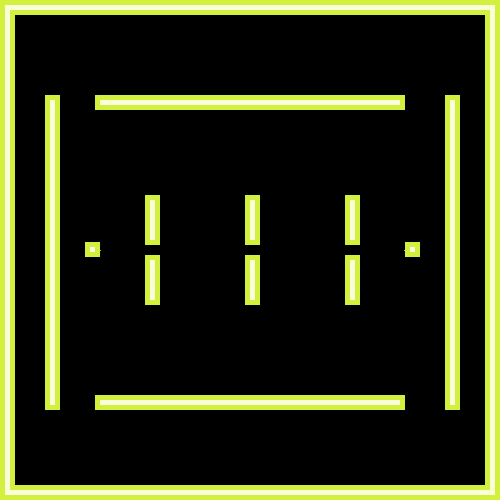
Frame 1 (no input)
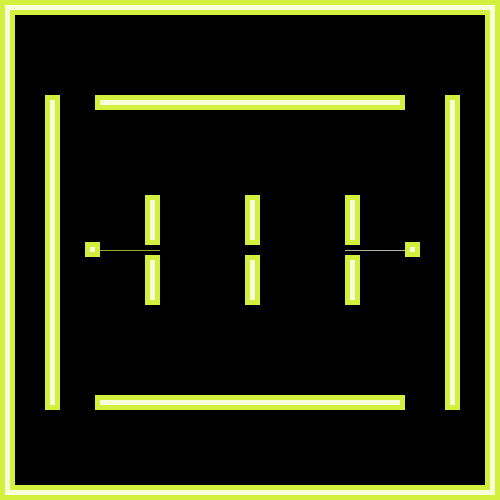
Frame 60 (the mouse pressed at the canvas centre just before this capture)
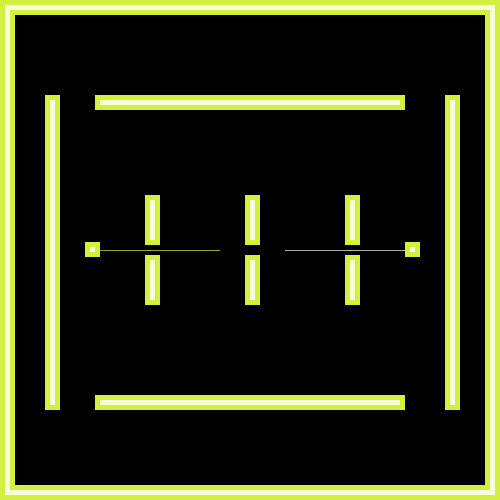
Frame 120 (the mouse held since frame 60 and released just before this capture)

The Processing sketch that drew these frames (run headless with seeded random() and noise(); from frame 60 on, the mouse is pressed at the canvas centre):

// Processing sketch: processing_77828
// ── processing_77828.pde

//Mira A | TRON | CP1 | Mods 16/17

//Variables for player.
int x;
int y;
int direction = RIGHT;
//Variables for computer player.
int compx;
int compy;
int cdirection = LEFT;
int rand;
//Variable tracking whether the game is over or not.
boolean lose;

void setup()
{
  //Starting location of player.
  x = 100;
  y = 250;
  //Starting location of computer player.
  compx = 404;
  compy = 250;
  //The game is not over yet.
  lose = false;
  //Self explanatory.
  size(500, 500);
  background(0);
  noStroke();
  //Lighter green border.
  fill(249, 255, 216);
  rect(5, 5, 5, 490);
  rect(490, 5, 5, 490);
  rect(5, 5, 490, 5);
  rect(5, 490, 490, 5);
  //Lighter green obstacles.
  rect(150, 200, 5, 100);
  rect(250, 200, 5, 100);
  rect(350, 200, 5, 100);
  rect(100, 100, 300, 5);
  rect(100, 400, 300, 5);
  rect(50, 100, 5, 305);
  rect(450, 100, 5, 305);
  //Darker green border.
  fill(212, 240, 63);
  rect(0, 0, 5, 500);
  rect(495, 0, 5, 500);
  rect(0, 495, 500, 5);
  rect(0, 0, 500, 5);
  rect(10, 10, 5, 480);
  rect(485, 10, 5, 480);
  rect(10, 485, 480, 5);
  rect(10, 10, 480, 5);
  //Darker green obstacles.
  rect(145, 195, 5, 110);
  rect(155, 195, 5, 110);
  rect(145, 195, 15, 5);
  rect(145, 300, 15, 5);
  rect(245, 195, 5, 110);
  rect(255, 195, 5, 110);
  rect(245, 195, 15, 5);
  rect(245, 300, 15, 5);
  rect(345, 195, 5, 110);
  rect(355, 195, 5, 110);
  rect(345, 195, 15, 5);
  rect(345, 300, 15, 5);
  rect(95, 95, 310, 5);
  rect(95, 105, 310, 5);
  rect(95, 95, 5, 15);
  rect(400, 95, 5, 15);
  rect(95, 395, 310, 5);
  rect(95, 405, 310, 5);
  rect(95, 395, 5, 15);
  rect(400, 395, 5, 15);
  rect(45, 95, 5, 310);
  rect(55, 95, 5, 310);
  rect(45, 95, 15, 5);
  rect(45, 405, 15, 5);
  rect(445, 95, 5, 310);
  rect(455, 95, 5, 310);
  rect(445, 95, 15, 5);
  rect(445, 405, 15, 5);
  rect(85, 242, 15, 15);
  rect(405, 242, 15, 15);
  //misc
  fill(0);
  rect(100, 245, 100, 10);
  rect(300, 245, 100, 10);
  rect(200, 245, 100, 10);
  fill(212, 240, 63);
  rect(145, 240, 15, 5);
  rect(345, 240, 15, 5);
  rect(245, 240, 15, 5);
  rect(145, 255, 15, 5);
  rect(245, 255, 15, 5);
  rect(345, 255, 15, 5);
  fill(249, 255, 216);
  rect(90, 247, 5, 5);
  rect(410, 247, 5, 5);
  //Self explanatory.
  frameRate(100);
}

void draw()
{
  if (lose == true)
  {
    //Reset canvas if the game is over and mouse is pressed.
    if (mousePressed == true && mouseButton == LEFT)
    {
      setup();
      //Returns player direction to right.
      if (keyCode == LEFT)
      {
        keyCode = RIGHT;
      }
      else if (keyCode == UP)
      {
        keyCode = RIGHT;
      }
      else if (keyCode == DOWN)
      {
        keyCode = RIGHT;
      }
      //Returns computer direction to left.
      cdirection = LEFT;
    }
  }
  else
  {
    //If game is not over, computer and player can move.
    keyPressed();
    human();
    computer();
  }
}

void human()
{
  //If player loses, message is displayed and game can be reset.
  if ((get(x, y) != color(0, 0, 0)) && lose == false)
  {
    fill(106, 136, 85);
    textAlign(CENTER);
    textSize(20);
    text("YOU LOSE. \n HOW DISAPPOINTING.", 250, 250);
    lose = true;
  }
  //If both players have not lost, player may continue moving.
  else
  {
    //Light trail.
    stroke(212, 240, 63);
    point(x, y);
    //Direction of movement.
    if (direction == RIGHT)
    {
      x = x + 1;
    }
    else if (direction == LEFT)
    {
      x = x - 1;
    }
    else if (direction == DOWN)
    {
      y = y + 1;
    }
    else if (direction == UP)
    {
      y = y - 1;
    }
  }
}

void computer()
{
  //If computer player loses, message is displayed and game can
  //be reset.
  if ((get(compx, compy) != color(0, 0, 0)) && lose == false)
  {
    fill(106, 136, 85);
    textAlign(CENTER);
    textSize(20);
    text("YOU WIN. \n CONGRATULATIONS.", 250, 250);
    lose = true;
  }
  //If both players have not lost, computer player may continue 
  //moving.
  else
  {
    //Light trail.
    stroke(249, 255, 216);
    point(compx, compy);
    //Direction of movement.
    if (cdirection == LEFT)
    {
      compx = compx - 1;
      //Change direction (up or down) randomly if in danger of
      //collision. If area is blocked, move in the opposite
      //direction.
      if ((get(compx - 1, compy)) != color(0, 0, 0))
      {
        if (get(compx, compy - 1) != color(0, 0, 0))
        {
          cdirection = DOWN;
        }
        else if (get(compx, compy + 1) != color(0, 0, 0))
        {
          cdirection = UP;
        }
        else 
        {
          rand = int(random(2));
          if (rand == 0)
          {
            cdirection = UP;
          }
          else if (rand == 1)
          {
            cdirection = DOWN;
          }
        }
      }
    }
    //Change direction (up or down) randomly if in danger of
    //collision. If area is blocked, move in the opposite
    //direction.
    if (cdirection == RIGHT)
    {
      compx = compx + 1;
      if ((get(compx + 1, compy)) != color(0, 0, 0))
      {
        if (get(compx, compy + 1) != color(0, 0, 0))
        {
          cdirection = UP;
        }
        else if (get(compx, compy - 1) != color(0, 0, 0))
        {
          cdirection = DOWN;
        }
        else 
        {
          rand = int(random(2));
          if (rand == 0)
          {
            cdirection = DOWN;
          }
          else if (rand == 1)
          {
            cdirection = UP;
          }
        }
      }
    }
    //Change direction (right or left) randomly if in danger of
    //collision. If area is blocked, move in the opposite
    //direction.
    if (cdirection == UP)
    {
      compy = compy - 1;
      if ((get(compx, compy - 1)) != color(0, 0, 0))
      {
        if (get(compx + 1, compy) != color(0, 0, 0))
        {
          cdirection = LEFT;
        }
        else if (get(compx - 1, compy) != color(0, 0, 0))
        {
          cdirection = RIGHT;
        }
        else 
        {
          rand = int(random(2));
          if (rand == 0)
          {
            cdirection = RIGHT;
          }
          else if (rand == 1)
          {
            cdirection = LEFT;
          }
        }
      }
    }
    //Change direction (right or left) randomly if in danger of
    //collision. If area is blocked, move in the opposite
    //direction.
    if (cdirection == DOWN)
    {
      //If direction is down, move downwards.
      compy = compy + 1;
      if ((get(compx, compy + 1)) != color(0, 0, 0))
      {
        if (get(compx - 1, compy) != color(0, 0, 0))
        {
          cdirection = RIGHT;
        }
        else if (get(compx + 1, compy) != color(0, 0, 0))
        {
          cdirection = LEFT;
        }
        else 
        {
          rand = int(random(2));
          if (rand == 0)
          {
            cdirection = LEFT;
          }
          else if (rand == 1)
          {
            cdirection = RIGHT;
          }
        }
      }
    }
  }
}

//Moves player in a certain direction when a key corresponding
//to said direction is pressed.
void keyPressed()
{
  if (key == CODED)
  {
    //If the "right" key is pressed, the player will move right.
    if (keyCode == RIGHT)
    {
      direction = RIGHT;
    }
    //If the "left" key is pressed, the player will move right.
    else if (keyCode == LEFT)
    {
      direction = LEFT;
    }
    //If the "down" key is pressed, the player will move right.
    else if (keyCode == DOWN)
    {
      direction = DOWN;
    }
    //If the "up" key is pressed, the player will move right.
    else if (keyCode == UP)
    {
      direction = UP;
    }
  }
}
